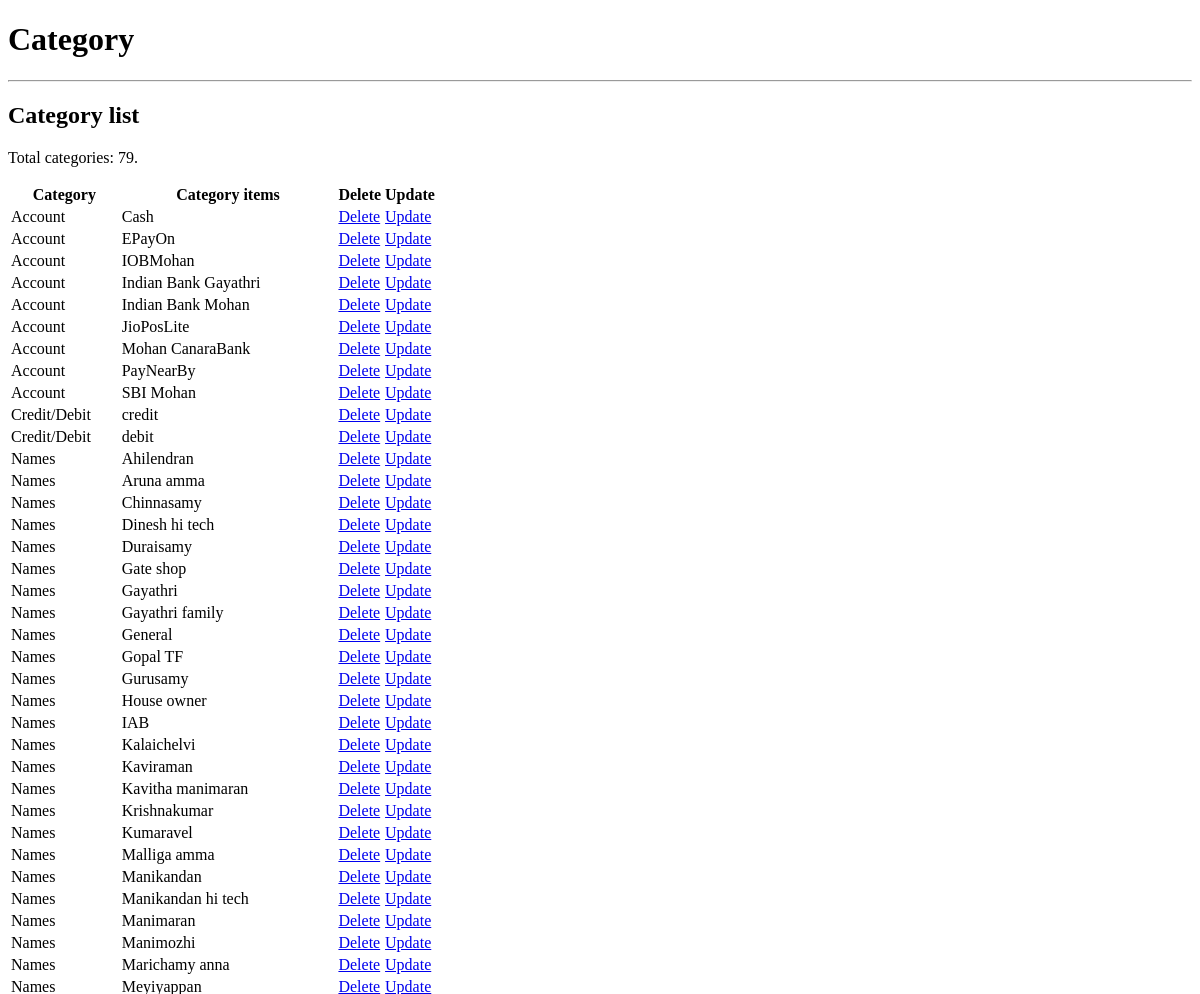
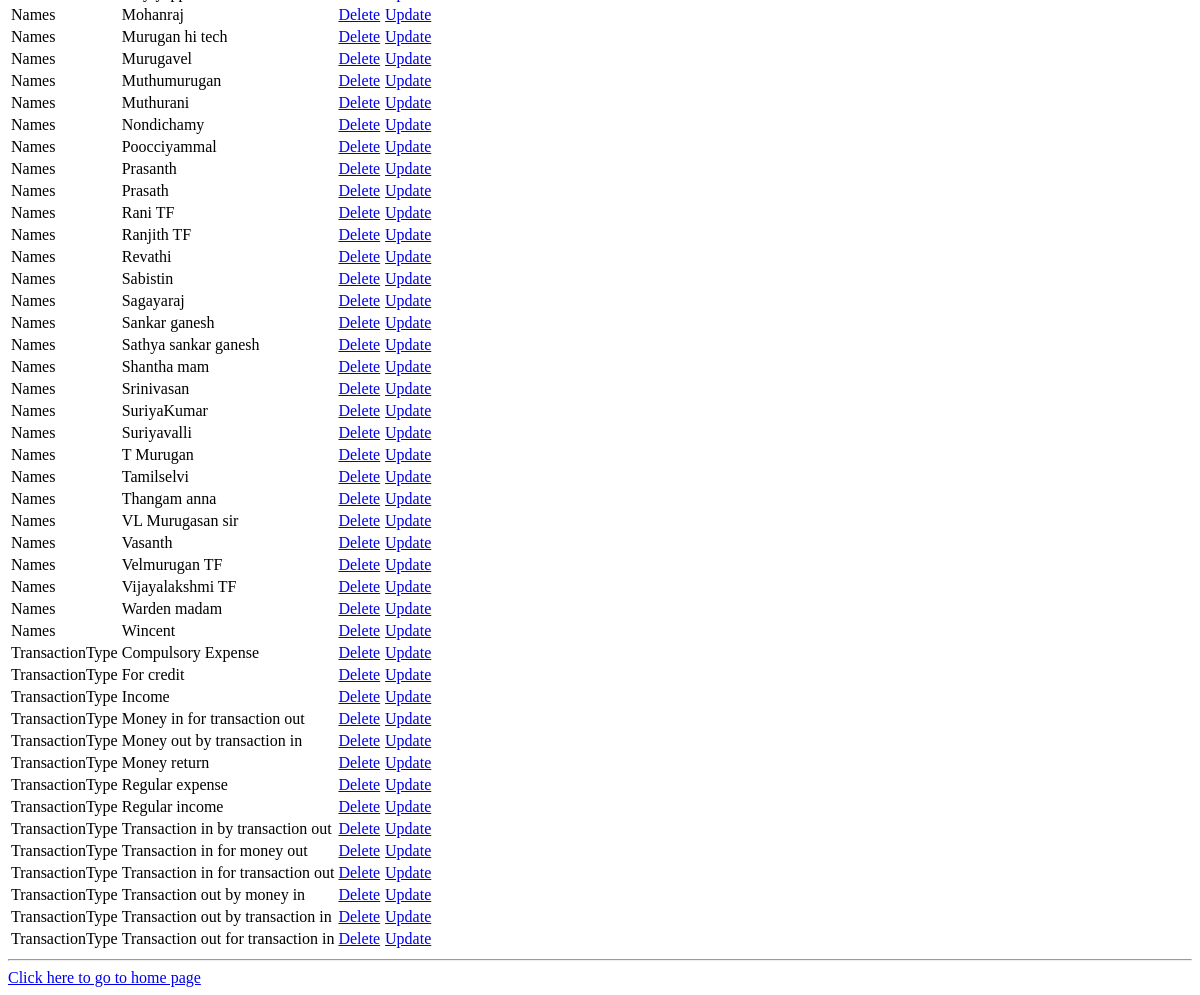
The app's page /category_view/, older data (2 pictures, top to bottom).
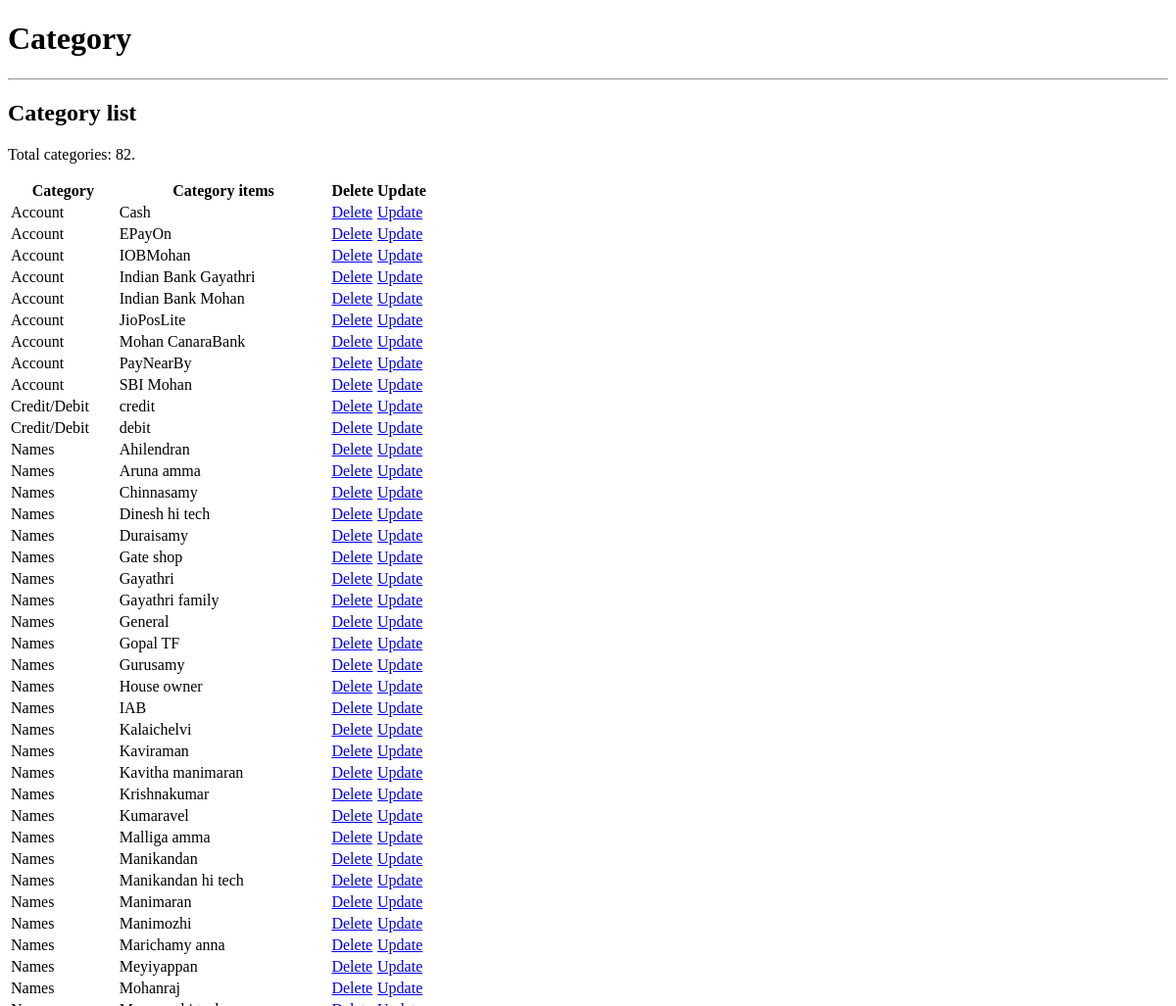
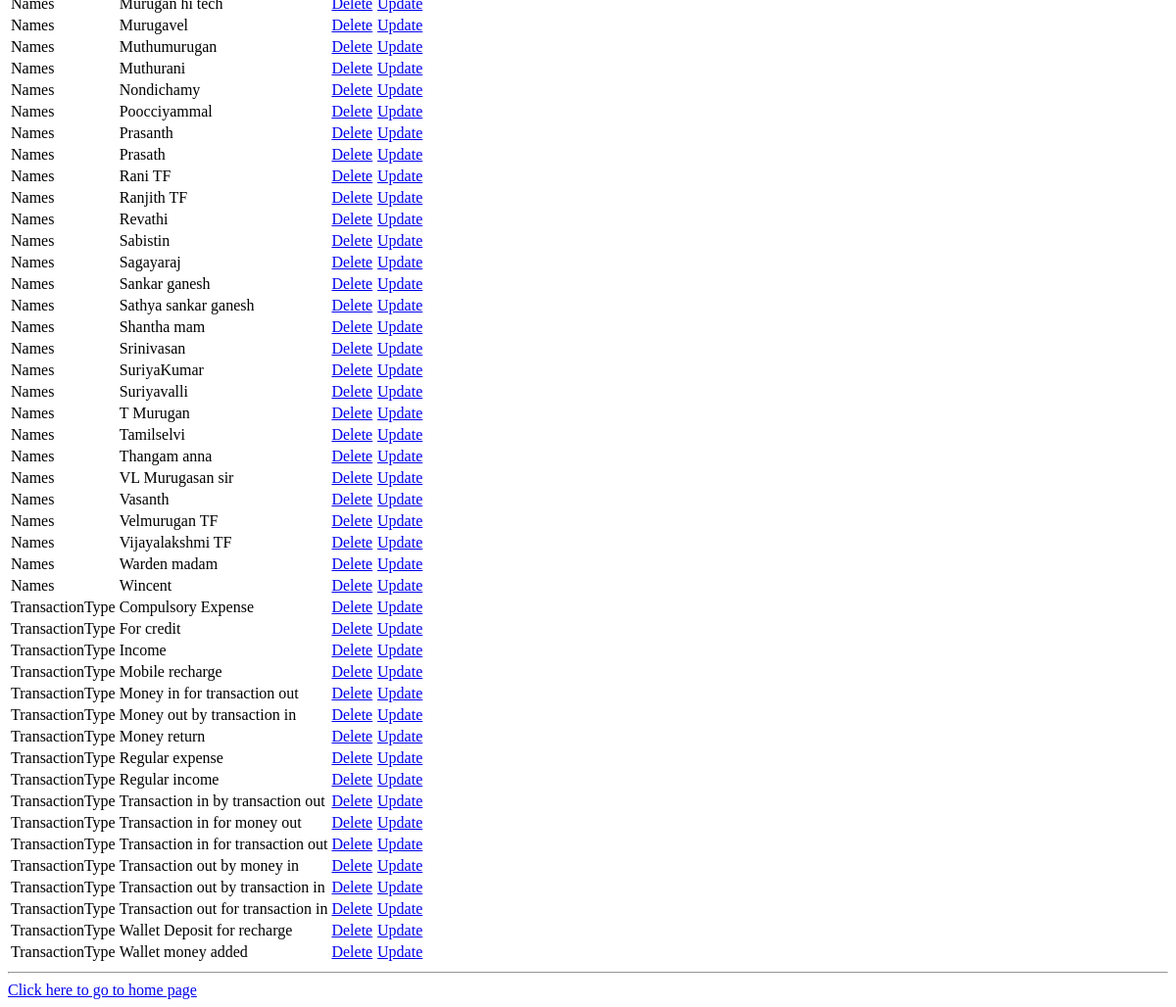
The same page, newer data (2 pictures, top to bottom).
### account_entry/models.py (models this page shows)
class category_list(models.Model):
    category = models.CharField(max_length=100)
    category_names = models.CharField(max_length=100)

### account_entry/views.py (the view)
# urls.py: path('category_view/', views.category_view),
def category_view(request):
    count = 0
    cate_list = category_list.objects.all().order_by("category", "category_names").values()
    for coun in cate_list:
        count = count + 1
    context = {"category": cate_list, "count": count}
    return render(request, "category_view.html", context)

### account_entry/templates/category_view.html (shortened to what this page needs)
<!DOCTYPE html>
<html>
<head>
</head>
<body>
<h1><marquee>Category</marquee></h1>
<hr />
<h2>Category list</h2>
<p>Total categories: {{ count }}.</p>
<table>
<tr>
<th>Category</th>
<th>Category items</th>
<th>Delete</th>
<th>Update</th>
</tr>
{% for x in category %}
<tr>
<td>{{ x.category }}</td>
<td>{{ x.category_names }}</td>
<td><a href="/deleteCategory/{{ x.id }}">Delete</a</td>
<td><a href="/update_category/{{ x.id }}">Update</a></td>
</tr>
{% endfor %}
</table>
<hr />
<a href="/home">Click here to go to home page</a>
</body>
</html>

Row changes from the older to the newer data that the page shows:
added category_list: category "TransactionType", category_names "Mobile recharge"
added category_list: category "TransactionType", category_names "Wallet Deposit for recharge"
added category_list: category "TransactionType", category_names "Wallet money added"
Text that changed along with them:
{{ count }}: "79" → "82"
